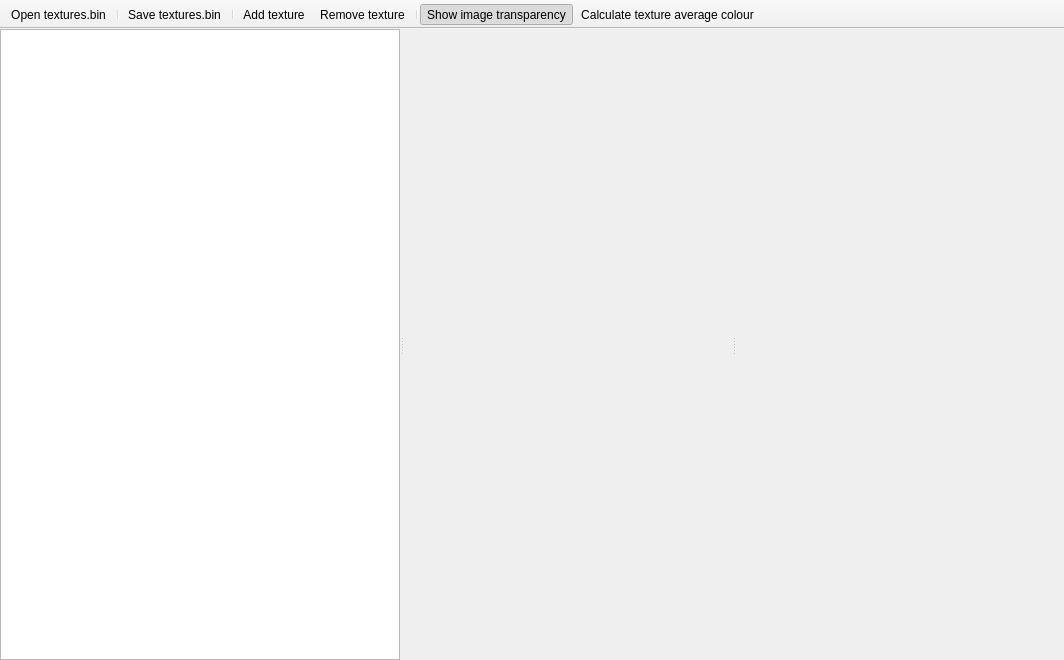
<?xml version="1.0" encoding="UTF-8"?>
<ui version="4.0">
 <class>MainWindow</class>
 <widget class="QMainWindow" name="MainWindow">
  <property name="geometry">
   <rect>
    <x>0</x>
    <y>0</y>
    <width>1064</width>
    <height>660</height>
   </rect>
  </property>
  <property name="windowTitle">
   <string>Metro Textures Editor </string>
  </property>
  <widget class="QWidget" name="centralwidget">
   <layout class="QHBoxLayout" name="horizontalLayout">
    <property name="spacing">
     <number>0</number>
    </property>
    <property name="leftMargin">
     <number>0</number>
    </property>
    <property name="topMargin">
     <number>0</number>
    </property>
    <property name="rightMargin">
     <number>0</number>
    </property>
    <property name="bottomMargin">
     <number>0</number>
    </property>
    <item>
     <widget class="QSplitter" name="splitter">
      <property name="orientation">
       <enum>Qt::Horizontal</enum>
      </property>
      <property name="childrenCollapsible">
       <bool>false</bool>
      </property>
      <widget class="QListWidget" name="lstTextures">
       <property name="sizePolicy">
        <sizepolicy hsizetype="Preferred" vsizetype="Expanding">
         <horstretch>0</horstretch>
         <verstretch>0</verstretch>
        </sizepolicy>
       </property>
       <property name="minimumSize">
        <size>
         <width>100</width>
         <height>0</height>
        </size>
       </property>
       <property name="maximumSize">
        <size>
         <width>400</width>
         <height>16777215</height>
        </size>
       </property>
       <property name="editTriggers">
        <set>QAbstractItemView::NoEditTriggers</set>
       </property>
      </widget>
      <widget class="QWidget" name="widget" native="true">
       <property name="sizePolicy">
        <sizepolicy hsizetype="Expanding" vsizetype="Expanding">
         <horstretch>0</horstretch>
         <verstretch>0</verstretch>
        </sizepolicy>
       </property>
       <layout class="QHBoxLayout" name="horizontalLayout_2">
        <property name="spacing">
         <number>0</number>
        </property>
        <property name="leftMargin">
         <number>0</number>
        </property>
        <property name="topMargin">
         <number>0</number>
        </property>
        <property name="rightMargin">
         <number>0</number>
        </property>
        <property name="bottomMargin">
         <number>0</number>
        </property>
        <item>
         <widget class="QSplitter" name="splitter_2">
          <property name="orientation">
           <enum>Qt::Horizontal</enum>
          </property>
          <property name="childrenCollapsible">
           <bool>false</bool>
          </property>
          <widget class="QWidget" name="pnlImageView" native="true"/>
          <widget class="QWidget" name="pnlPropertyGrid" native="true">
           <property name="minimumSize">
            <size>
             <width>100</width>
             <height>0</height>
            </size>
           </property>
           <property name="maximumSize">
            <size>
             <width>450</width>
             <height>16777215</height>
            </size>
           </property>
          </widget>
         </widget>
        </item>
       </layout>
      </widget>
     </widget>
    </item>
   </layout>
  </widget>
  <widget class="QToolBar" name="toolBar">
   <property name="windowTitle">
    <string>toolBar</string>
   </property>
   <property name="movable">
    <bool>false</bool>
   </property>
   <property name="iconSize">
    <size>
     <width>16</width>
     <height>16</height>
    </size>
   </property>
   <property name="floatable">
    <bool>false</bool>
   </property>
   <attribute name="toolBarArea">
    <enum>TopToolBarArea</enum>
   </attribute>
   <attribute name="toolBarBreak">
    <bool>false</bool>
   </attribute>
   <addaction name="actionOpen_textures_bin"/>
   <addaction name="separator"/>
   <addaction name="actionSave_textures_bin"/>
   <addaction name="separator"/>
   <addaction name="actionAdd_texture"/>
   <addaction name="actionRemove_texture"/>
   <addaction name="separator"/>
   <addaction name="actionShow_transparency"/>
   <addaction name="actionCalculate_texture_average_colour"/>
  </widget>
  <action name="actionOpen_textures_bin">
   <property name="icon">
    <iconset resource="../../MetroEX/res/resources.qrc">
     <normaloff>:/imgs/FolderOpened_32x.png</normaloff>:/imgs/FolderOpened_32x.png</iconset>
   </property>
   <property name="text">
    <string>Open textures.bin</string>
   </property>
   <property name="toolTip">
    <string>Open textures.bin</string>
   </property>
   <property name="shortcut">
    <string>Ctrl+O</string>
   </property>
  </action>
  <action name="actionSave_textures_bin">
   <property name="icon">
    <iconset resource="../res/resources.qrc">
     <normaloff>:/imgs/Save_32x.png</normaloff>:/imgs/Save_32x.png</iconset>
   </property>
   <property name="text">
    <string>Save textures.bin</string>
   </property>
   <property name="toolTip">
    <string>Save textures.bin</string>
   </property>
   <property name="shortcut">
    <string>Ctrl+S</string>
   </property>
  </action>
  <action name="actionAdd_texture">
   <property name="icon">
    <iconset resource="../res/resources.qrc">
     <normaloff>:/imgs/InsertPicture_32x.png</normaloff>:/imgs/InsertPicture_32x.png</iconset>
   </property>
   <property name="text">
    <string>Add texture</string>
   </property>
   <property name="toolTip">
    <string>Add texture</string>
   </property>
  </action>
  <action name="actionRemove_texture">
   <property name="icon">
    <iconset resource="../res/resources.qrc">
     <normaloff>:/imgs/SketchflowRemoveScreen_32x.png</normaloff>:/imgs/SketchflowRemoveScreen_32x.png</iconset>
   </property>
   <property name="text">
    <string>Remove texture</string>
   </property>
   <property name="toolTip">
    <string>Remove texture</string>
   </property>
  </action>
  <action name="actionShow_transparency">
   <property name="checkable">
    <bool>true</bool>
   </property>
   <property name="checked">
    <bool>true</bool>
   </property>
   <property name="icon">
    <iconset resource="../../MetroEX/res/resources.qrc">
     <normaloff>:/imgs/Transparency_32x.png</normaloff>:/imgs/Transparency_32x.png</iconset>
   </property>
   <property name="text">
    <string>Show image transparency</string>
   </property>
   <property name="toolTip">
    <string>Show image transparency</string>
   </property>
  </action>
  <action name="actionCalculate_texture_average_colour">
   <property name="icon">
    <iconset resource="../res/resources.qrc">
     <normaloff>:/imgs/ColorWheel_32x.png</normaloff>:/imgs/ColorWheel_32x.png</iconset>
   </property>
   <property name="text">
    <string>Calculate texture average colour</string>
   </property>
   <property name="toolTip">
    <string>Calculate texture average colour</string>
   </property>
  </action>
 </widget>
 <resources>
  <include location="../../MetroEX/res/resources.qrc"/>
  <include location="../res/resources.qrc"/>
 </resources>
 <connections/>
</ui>
